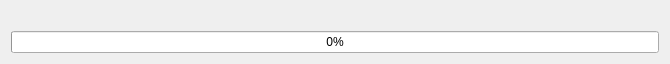
<?xml version="1.0" encoding="UTF-8"?>
<ui version="4.0">
 <class>DownloadItem</class>
 <widget class="QWidget" name="DownloadItem">
  <property name="geometry">
   <rect>
    <x>0</x>
    <y>0</y>
    <width>670</width>
    <height>48</height>
   </rect>
  </property>
  <property name="windowTitle">
   <string>Form</string>
  </property>
  <layout class="QGridLayout" name="gridLayout">
   <item row="1" column="0">
    <widget class="QProgressBar" name="progressBar">
     <property name="value">
      <number>0</number>
     </property>
    </widget>
   </item>
   <item row="0" column="0">
    <widget class="QLabel" name="urlLabel">
     <property name="text">
      <string/>
     </property>
    </widget>
   </item>
  </layout>
 </widget>
 <resources/>
 <connections/>
</ui>
